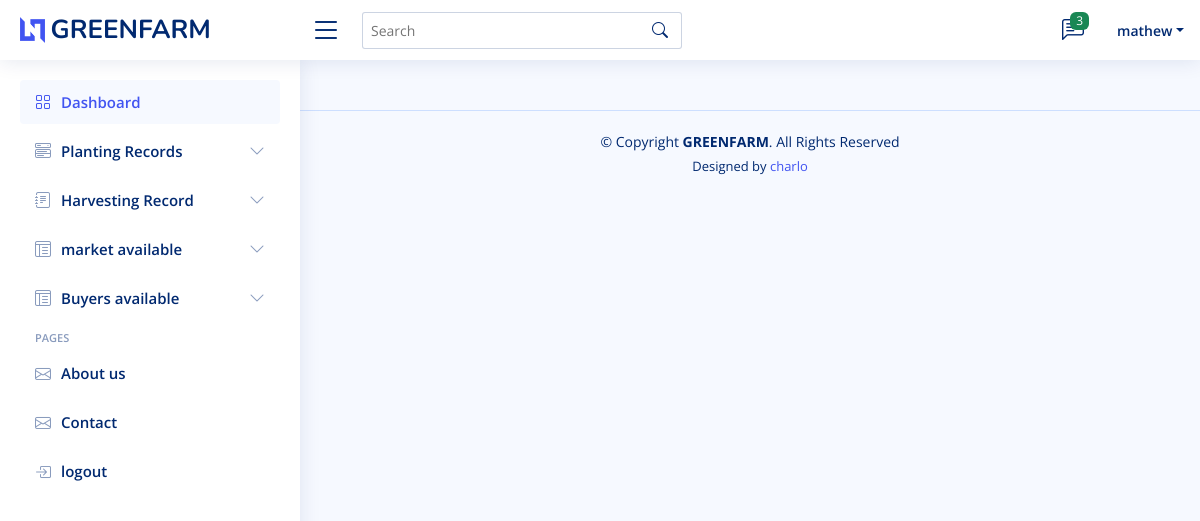
Page /planting/ (signed in) on the earlier database version.
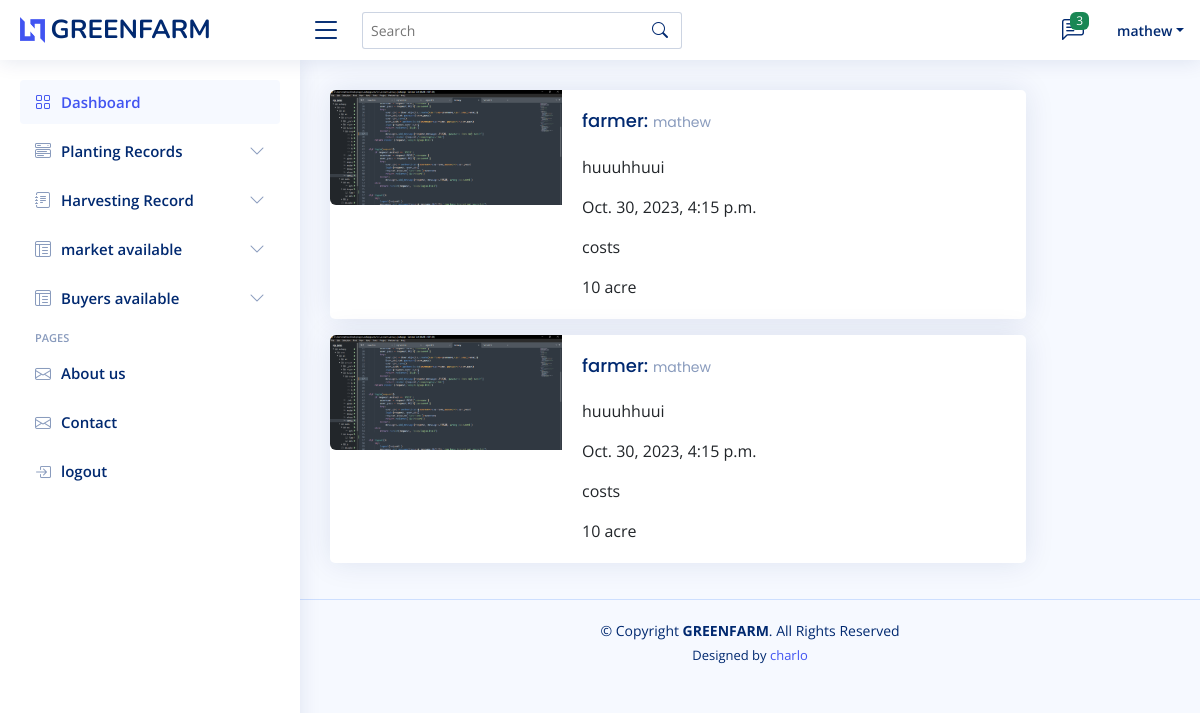
Same page on the later database version.
### gfarm/models.py (models this page shows, shortened)
class PlantingRecords(models.Model):
    farmer = models.ForeignKey(User, on_delete=models. CASCADE, default="username")
    Maize_Variety = models.CharField(max_length=100, choices=VARIETY)
    planted_on=models.DateTimeField(default=datetime.now)
    county = models.CharField(max_length=100, choices=COUNTIES, default='mombasa')
    sub_county = models.CharField(blank=True, null=True, max_length=100)
    land_size = models.CharField(blank=True, null=True, max_length=100)
    image = models.ImageField(upload_to="profile_pics", blank=True, null=True)
    describe_process = models.TextField()

### gfarm/views.py (the view)
# urls.py: path("planting/", PlantingListView.as_view(), name="planting-info"),
class PlantingListView(LoginRequiredMixin, ListView):
    queryset = PlantingRecords.objects.all()
    context_object_name = "PRecords"
    template_name = "NiceAdmin/sell_post_list.html"

### gfarm/templates/NiceAdmin/sell_post_list.html (shortened to what this page needs)
{% extends 'base.html' %} {% block body %} {% load static %}{%load crispy_forms_tags %}
  <main id="main" class="main">
    <section class="section">
      <div class="row align-items-top">
         {% for Buyer in PRecords %}
        <div class="col-lg-10">
          <div class="card mb-3">
            <div class="row g-0">
               <div class="col-md-4">
                <img src="{{Buyer.image.url }}" class="img-fluid rounded-start" alt="...">
              </div>
              <div class="col-md-8">
                <div class="card-body">
                  <a href="{%url 'planting-update' Buyer.id %}"> <h5 class="card-title">farmer: <span>{{Buyer.farmer}}</span></h5></a>
                  <p class="card-text">{{Buyer.describe_process}}</p>
                  <p> <span>{{Buyer.planted_on }}</span></p>
                  <p>costs </p>
                  {{Buyer.land_size}}
                </div>
              </div>
            </div>
          </div>
        </div>
        {% endfor %}
      </div>
    </section>
  </main>
 {%endblock%}

### gfarm/templates/base.html (shortened to what this page needs)
{% load static %}
<!DOCTYPE html>
<html lang="en">
<head>
    <link href="{% static 'assets/vendor/bootstrap/css/bootstrap.min.css' %}" rel="stylesheet">
    <link href="{% static 'assets/vendor/bootstrap-icons/bootstrap-icons.css' %}" rel="stylesheet">
    <link href="{% static 'assets/vendor/boxicons/css/boxicons.min.css' %}" rel="stylesheet">
    <link href="{% static 'assets/vendor/quill/quill.snow.css' %}" rel="stylesheet">
    <link href="{% static 'assets/vendor/quill/quill.bubble.css' %}" rel="stylesheet">
    <link href="{% static 'assets/vendor/remixicon/remixicon.css' %}" rel="stylesheet">
    <link href="{% static 'assets/vendor/simple-datatables/style.css' %}" rel="stylesheet">
    <link href="{% static 'assets/css/style.css' %}" rel="stylesheet">
</head>
<body>
    <header id="header" class="header fixed-top d-flex align-items-center">
        <div class="d-flex align-items-center justify-content-between">
            <a href="/" class="logo d-flex align-items-center">
                <img src="{%static 'assets/img/logo.png'%}" alt="">
                <span class="d-none d-lg-block">GREENFARM</span>
            </a>
            <i class="bi bi-list toggle-sidebar-btn"></i>
        </div>
        <div class="search-bar">
            <form class="search-form d-flex align-items-center" method="POST" action="#">
                <input type="text" name="query" placeholder="Search" title="Enter search keyword">
                <button type="submit" title="Search"><i class="bi bi-search"></i></button>
            </form>
        </div>
        <nav class="header-nav ms-auto">
            <ul class="d-flex align-items-center">
                <li class="nav-item dropdown">
                    <a class="nav-link nav-icon" href="#" data-bs-toggle="dropdown">
                        <i class="bi bi-chat-left-text"></i>
                        <span class="badge bg-success badge-number">3</span>
                    </a>
                </li>
                <li class="nav-item dropdown pe-3">
                    <a class="nav-link nav-profile d-flex align-items-center pe-0" href="#" data-bs-toggle="dropdown">
                        <span class="d-none d-md-block dropdown-toggle ps-2">{{user.username}}</span>
                    </a>
                </li>
            </ul>
        </nav>
    </header>
    <aside id="sidebar" class="sidebar">
        <ul class="sidebar-nav" id="sidebar-nav">
            <li class="nav-item">
                <a class="nav-link " href="/">
                    <i class="bi bi-grid"></i>
                    <span>Dashboard</span>
                </a>
            </li>
            <li class="nav-item">
                <a class="nav-link collapsed" data-bs-target="#components-nav" data-bs-toggle="collapse" href="#">
                    <i class="bi bi-menu-button-wide"></i><span>Planting Records</span><i class="bi bi-chevron-down ms-auto"></i>
                </a>
            </li>
            <li class="nav-item">
                <a class="nav-link collapsed" data-bs-target="#forms-nav" data-bs-toggle="collapse" href="#">
                    <i class="bi bi-journal-text"></i><span>Harvesting Record</span><i class="bi bi-chevron-down ms-auto"></i>
                </a>
            </li>
            <li class="nav-item">
                <a class="nav-link collapsed" data-bs-target="#tables-nav" data-bs-toggle="collapse" href="#">
                    <i class="bi bi-layout-text-window-reverse"></i><span>market available</span><i class="bi bi-chevron-down ms-auto"></i>
                </a>
            </li>
              <li class="nav-item">
                <a class="nav-link collapsed" data-bs-target="#tables-nav" data-bs-toggle="collapse" href="#">
                    <i class="bi bi-layout-text-window-reverse"></i><span>Buyers available</span><i class="bi bi-chevron-down ms-auto"></i>
                </a>
                </li>
                </ul>
            <li class="nav-heading">Pages</li>
        <li class="nav-item">
                <a class="nav-link collapsed" href="/about/">
                    <i class="bi bi-envelope"></i>
                    <span>About us</span>
                </a>
            </li>
            <li class="nav-item">
                <a class="nav-link collapsed" href="/add_contact/">
                    <i class="bi bi-envelope"></i>
                    <span>Contact</span>
                </a>
            </li>
{% if user.is_authenticated %}
            <li class="nav-item">
                <a class="nav-link collapsed" href="/logout/">
                    <i class="bi bi-box-arrow-in-right"></i>
                    <span>logout</span>
                </a>
            </li>
            {% endif %}
    </aside>
    {% block body %} {% endblock %}
    <footer id="footer" class="footer">
        <div class="copyright">
            &copy; Copyright <strong><span>GREENFARM</span></strong>. All Rights Reserved
        </div>
        <div class="credits">
            Designed by <a href="https://bootstrapmade.com/">charlo</a>
        </div>
    </footer>
</body>
</html>

### static/assets/css/style.css (style rules this page uses)
:root { scroll-behavior: smooth; }
body { font-family: "Open Sans", sans-serif; background: #f6f9ff; color: #444444; }
a { color: #4154f1; text-decoration: none; }
h1, h2, h3, h4, h5, h6 { font-family: "Nunito", sans-serif; }
#main { margin-top: 60px; padding: 20px 30px; transition: all 0.3s; }
.card { margin-bottom: 30px; border: none; border-radius: 5px; box-shadow: 0px 0 30px rgba(1, 41, 112, 0.1); }
.card-title { padding: 20px 0 15px 0; font-size: 18px; font-weight: 500; color: #012970; font-family: "Poppins", sans-serif; }
.card-title span { color: #899bbd; font-size: 14px; font-weight: 400; }
.card-body { padding: 0 20px 20px 20px; }
.logo { line-height: 1; }
@media (min-width: 1200px) { .logo { width: 280px; } }
.logo img { max-height: 26px; margin-right: 6px; }
.logo span { font-size: 26px; font-weight: 700; color: #012970; font-family: "Nunito", sans-serif; }
.header { transition: all 0.5s; z-index: 997; height: 60px; box-shadow: 0px 2px 20px rgba(1, 41, 112, 0.1); background-color: #fff; padding-left: 20px; }
.header .toggle-sidebar-btn { font-size: 32px; padding-left: 10px; cursor: pointer; color: #012970; }
.header .search-bar { min-width: 360px; padding: 0 20px; }
.header .search-form { width: 100%; }
.header .search-form input { border: 0; font-size: 14px; color: #012970; border: 1px solid rgba(1, 41, 112, 0.2); padding: 7px 38px 7px 8px; border-radius: 3px; transition: 0.3s; width: 100%; }
.header .search-form button { border: 0; padding: 0; margin-left: -30px; background: none; }
.header .search-form button i { color: #012970; }
.header-nav ul { list-style: none; }
.header-nav>ul { margin: 0; padding: 0; }
.header-nav .nav-icon { font-size: 22px; color: #012970; margin-right: 25px; position: relative; }
.header-nav .nav-profile { color: #012970; }
.header-nav .nav-profile span { font-size: 14px; font-weight: 600; }
.header-nav .badge-number { position: absolute; inset: -2px -5px auto auto; font-weight: normal; font-size: 12px; padding: 3px 6px; }
.sidebar { position: fixed; top: 60px; left: 0; bottom: 0; width: 300px; z-index: 996; transition: all 0.3s; padding: 20px; overflow-y: auto; scrollbar-width: thin; scrollbar-color: #aab7cf transparent; box-shadow: 0px 0px 20px rgba(1, 41, 112, 0.1); background-color: #fff; }
@media (min-width: 1200px) { #main, #footer { margin-left: 300px; } }
.sidebar-nav { padding: 0; margin: 0; list-style: none; }
.sidebar-nav li { padding: 0; margin: 0; list-style: none; }
.sidebar-nav .nav-item { margin-bottom: 5px; }
.sidebar-nav .nav-heading { font-size: 11px; text-transform: uppercase; color: #899bbd; font-weight: 600; margin: 10px 0 5px 15px; }
.sidebar-nav .nav-link { display: flex; align-items: center; font-size: 15px; font-weight: 600; color: #4154f1; transition: 0.3; background: #f6f9ff; padding: 10px 15px; border-radius: 4px; }
.sidebar-nav .nav-link i { font-size: 16px; margin-right: 10px; color: #4154f1; }
.sidebar-nav .nav-link.collapsed { color: #012970; background: #fff; }
.sidebar-nav .nav-link.collapsed i { color: #899bbd; }
.sidebar-nav .nav-link .bi-chevron-down { margin-right: 0; transition: transform 0.2s ease-in-out; }
.footer { padding: 20px 0; font-size: 14px; transition: all 0.3s; border-top: 1px solid #cddfff; }
.footer .copyright { text-align: center; color: #012970; }
.footer .credits { padding-top: 5px; text-align: center; font-size: 13px; color: #012970; }

Differences in the rows shown:
added PlantingRecords: image (picture), farmer "mathew", describe_process "huuuhhuui", planted_on "Oct. 30, 2023, 4:15 p.m.", land_size "10 acre"
added PlantingRecords: image (picture), farmer "mathew", describe_process "huuuhhuui", planted_on "Oct. 30, 2023, 4:15 p.m.", land_size "10 acre"
